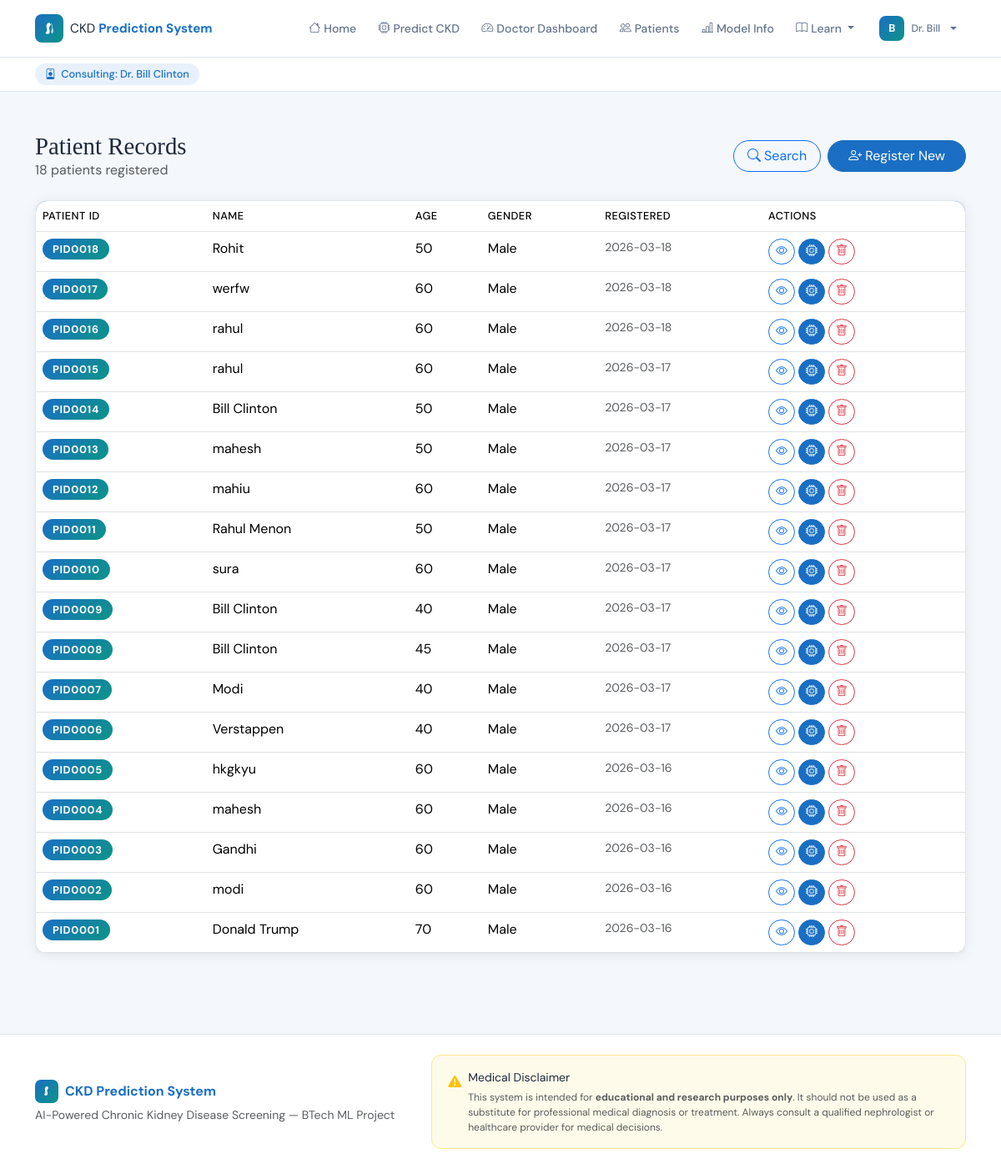
The page /patients (signed in) on the database its author committed.
### tables this page shows
CREATE TABLE doctors (
        did         TEXT PRIMARY KEY,
        name        TEXT NOT NULL,
        specialization TEXT,
        hospital    TEXT,
        email       TEXT UNIQUE NOT NULL,
        username    TEXT UNIQUE NOT NULL,
        password    TEXT NOT NULL,
        reg_date    TEXT
    );

CREATE TABLE patients (
        pid         TEXT PRIMARY KEY,
        doctor_id   TEXT,
        name        TEXT NOT NULL,
        age         INTEGER,
        gender      TEXT,
        reg_date    TEXT,
        FOREIGN KEY(doctor_id) REFERENCES doctors(did)
    );

### app.py (the view)
@app.route("/patients")
@doctor_required
def patients():
    doctor = current_doctor()
    all_p  = get_all_patients(doctor["did"])
    return render_template("patients.html", patients=all_p, doctor=doctor)

### app.py (called while the page is built)
def doctor_required(f):
    @wraps(f)
    def decorated(*args, **kwargs):
        if "doctor_id" not in session:
            flash("Doctor login required.", "warning")
            return redirect(url_for("doctor_login"))
        return f(*args, **kwargs)
    return decorated

def current_doctor():
    if "doctor_id" in session:
        from database import get_doctor_by_id
        return get_doctor_by_id(session["doctor_id"])
    return None

### database.py (called while the page is built)
def get_conn():
    conn = sqlite3.connect(DB)
    conn.row_factory = sqlite3.Row
    return conn

def get_doctor_by_id(did):
    conn = get_conn()
    row  = conn.execute("SELECT * FROM doctors WHERE did=?", (did,)).fetchone()
    conn.close()
    return dict(row) if row else None

def get_all_patients(doctor_id=None):
    conn = get_conn()
    rows = conn.execute("SELECT * FROM patients ORDER BY rowid DESC").fetchall()
    conn.close()
    return [dict(r) for r in rows]

### templates/patients.html (shortened to what this page needs)
{% extends "base.html" %}
{% block content %}
{% if doctor %}
<div class="consulting-bar">
  <div class="container">
    <span class="doc-chip">
      <i class="bi bi-person-badge"></i>
      Consulting: Dr. {{ doctor.name }}{% if doctor.specialization %} &nbsp;·&nbsp; {{ doctor.specialization }}{% endif %}
    </span>
  </div>
</div>
{% endif %}
<div class="container py-5">
  <div class="d-flex align-items-center justify-content-between mb-4 flex-wrap gap-3 fade-up">
    <div>
      <h2 class="section-title mb-0">Patient Records</h2>
      <p class="text-muted mb-0">{{ patients|length }} patient{{ 's' if patients|length != 1 }} registered</p>
    </div>
    <div class="d-flex gap-2">
      <a href="/search" class="btn btn-outline-primary rounded-pill px-3">
        <i class="bi bi-search me-1"></i>Search
      </a>
      <a href="/register" class="btn btn-primary rounded-pill px-4">
        <i class="bi bi-person-plus me-1"></i>Register New
      </a>
    </div>
  </div>
  {% if patients %}
  <div class="kg-card fade-up-2">
    <div class="table-responsive">
      <table class="table table-hover mb-0 kg-table">
        <thead><tr>
          <th>Patient ID</th><th>Name</th><th>Age</th><th>Gender</th><th>Registered</th><th>Actions</th>
        </tr></thead>
        <tbody>
        {% for p in patients %}
        <tr>
          <td><span class="pid-badge">{{ p.pid }}</span></td>
          <td class="fw-500">{{ p.name }}</td>
          <td>{{ p.age }}</td>
          <td>{{ p.gender or "—" }}</td>
          <td class="text-muted small">{{ p.reg_date }}</td>
          <td>
            <div class="d-flex gap-1">
              <a href="/patient/{{ p.pid }}" class="btn btn-sm btn-outline-primary rounded-pill" title="View Profile">
                <i class="bi bi-eye"></i>
              </a>
              <a href="/predict/{{ p.pid }}" class="btn btn-sm btn-primary rounded-pill" title="CKD Test">
                <i class="bi bi-cpu"></i>
              </a>
              <button class="btn btn-sm btn-outline-danger rounded-pill" title="Delete Patient"
                onclick="confirmDelete('{{ p.pid }}', '{{ p.name }}')">
                <i class="bi bi-trash"></i>
              </button>
            </div>
          </td>
        </tr>
        {% endfor %}
        </tbody>
      </table>
    </div>
  </div>
  {% endif %}
</div>
{% endblock %}

### templates/base.html (shortened to what this page needs)
<!DOCTYPE html>
<html lang="en">
<head>
<link href="https://cdn.jsdelivr.net/npm/bootstrap@5.3.2/dist/css/bootstrap.min.css" rel="stylesheet"/>
<link href="https://cdn.jsdelivr.net/npm/bootstrap-icons@1.11.3/font/bootstrap-icons.css" rel="stylesheet"/>
<link href="{{ url_for('static', filename='css/style.css') }}" rel="stylesheet"/>
</head>
<body>
<nav class="navbar navbar-expand-lg kg-nav sticky-top">
  <div class="container">
    <a class="navbar-brand d-flex align-items-center gap-2" href="/">
      <div class="brand-icon">
      </div>
      <span class="brand-text">CKD <strong>Prediction System</strong></span>
    </a>
    <div class="collapse navbar-collapse" id="nav">
      <ul class="navbar-nav ms-auto align-items-lg-center gap-1">
        <li class="nav-item"><a class="nav-link" href="/"><i class="bi bi-house me-1"></i>Home</a></li>
        <li class="nav-item"><a class="nav-link" href="/register"><i class="bi bi-cpu me-1"></i>Predict CKD</a></li>
        {% if doctor %}
        <li class="nav-item"><a class="nav-link" href="/dashboard"><i class="bi bi-speedometer2 me-1"></i>Doctor Dashboard</a></li>
        <li class="nav-item"><a class="nav-link" href="/patients"><i class="bi bi-people me-1"></i>Patients</a></li>
        {% endif %}
        <li class="nav-item"><a class="nav-link" href="/model-info"><i class="bi bi-bar-chart-line me-1"></i>Model Info</a></li>
        <li class="nav-item dropdown">
          <a class="nav-link dropdown-toggle" href="#" data-bs-toggle="dropdown">
            <i class="bi bi-book me-1"></i>Learn
          </a>
        </li>
        {% if doctor %}
        <li class="nav-item ms-lg-1 dropdown">
          <a class="nav-link dropdown-toggle d-flex align-items-center gap-2 ps-2" href="#" data-bs-toggle="dropdown">
            <div class="doc-avatar">{{ doctor.name[0].upper() }}</div>
            <span class="d-none d-lg-inline small fw-500">Dr. {{ doctor.name.split()[0] }}</span>
          </a>
        </li>
        {% else %}
        <li class="nav-item ms-lg-2">
          <a class="btn btn-outline-primary btn-sm px-3 rounded-pill" href="/doctor/login">
            <i class="bi bi-shield-lock me-1"></i>Admin Login
          </a>
        </li>
        {% endif %}
      </ul>
    </div>
  </div>
</nav>
<main>{% block content %}{% endblock %}</main>
<footer class="kg-footer mt-5 py-4">
  <div class="container">
    <div class="row align-items-center gy-3">
      <div class="col-lg-5">
        <div class="d-flex align-items-center gap-2 mb-1">
          <div class="brand-icon" style="width:28px;height:28px;border-radius:7px">
            <svg width="13" height="13" viewBox="0 0 24 24" fill="none">
              <path d="M12 2C9.5 2 7 4 7 7.5C7 10 8 12 8 14.5C8 17 6.5 19 5 20.5C6.5 21.5 8 22 9.5 22C11.5 22 13 20.5 13 18.5C13 16 12 14 12 11.5C12 9 13.5 7 15 5.5C14 3.5 13 2 12 2Z" fill="white"/>
            </svg>
          </div>
          <span style="font-weight:700;color:var(--primary)">CKD Prediction System</span>
        </div>
        <p class="text-muted small mb-0">AI-Powered Chronic Kidney Disease Screening — BTech ML Project</p>
      </div>
      <div class="col-lg-7">
        <div style="background:#fffbeb;border:1px solid #fde68a;border-radius:12px;padding:1rem 1.2rem">
          <div class="d-flex align-items-start gap-2">
            <i class="bi bi-exclamation-triangle-fill text-warning mt-1 flex-shrink-0"></i>
            <div>
              <div class="fw-600 small mb-1">Medical Disclaimer</div>
              <p class="text-muted mb-0" style="font-size:.75rem;line-height:1.5">
                This system is intended for <strong>educational and research purposes only</strong>. It should not be used as a substitute for professional medical diagnosis or treatment. Always consult a qualified nephrologist or healthcare provider for medical decisions.
              </p>
            </div>
          </div>
        </div>
      </div>
    </div>
  </div>
</footer>
</body>
</html>

### static/css/style.css (style rules this page uses)
:root { --primary: #1a6fc4; --primary-light: #e8f1fb; --teal: #0d9488; --teal-light:#e6f7f5; --danger: #dc2626; --warning: #d97706; --success: #16a34a; --bg: #f4f7fb; --card-bg: #ffffff; --text: #1e293b; --muted: #64748b; --border: #e2e8f0; --radius: 14px; --shadow: 0 2px 16px rgba(0,0,0,.07); --shadow-lg: 0 8px 32px rgba(0,0,0,.10); }
* { box-sizing: border-box; }
body { font-family:'DM Sans',sans-serif; background:var(--bg); color:var(--text); }
.kg-nav { background:#fff; border-bottom:1px solid var(--border); padding:.75rem 0; }
.brand-icon { width:34px;height:34px;background:linear-gradient(135deg,var(--primary),var(--teal)); border-radius:8px;display:flex;align-items:center;justify-content:center;color:#fff;font-size:1rem; }
.brand-text { font-size:.95rem;color:var(--text); }
.brand-text strong { color:var(--primary); }
.nav-link { color:var(--muted)!important;font-size:.875rem;font-weight:500;border-radius:8px;padding:.4rem .7rem!important;transition:all .2s; }
.kg-card { background:var(--card-bg);border-radius:var(--radius);box-shadow:var(--shadow);border:1px solid var(--border);transition:box-shadow .2s,transform .2s; }
.section-title { font-family:'Playfair Display',serif;font-size:1.8rem;color:var(--text); }
.btn-primary { background:var(--primary);border-color:var(--primary); }
.kg-table { border-radius:var(--radius);overflow:hidden;box-shadow:var(--shadow); }
.kg-table thead { background:linear-gradient(135deg,var(--primary),#2563eb);color:#fff; }
.kg-table thead th { font-weight:500;font-size:.8rem;letter-spacing:.04em;text-transform:uppercase; }
.pid-badge { background:linear-gradient(135deg,var(--primary),var(--teal));color:#fff; font-weight:700;font-size:.8rem;padding:.25rem .75rem;border-radius:999px;letter-spacing:.05em; }
.kg-footer { background:#fff;border-top:1px solid var(--border); }
.fade-up { animation:fadeUp .45s ease both; }
.fade-up-2 { animation:fadeUp .45s .1s ease both; }
.doc-avatar { width:30px;height:30px;background:linear-gradient(135deg,var(--primary),var(--teal)); border-radius:8px;display:flex;align-items:center;justify-content:center; color:#fff;font-size:.8rem;font-weight:700;flex-shrink:0; }
.consulting-bar { background:#fff;border-bottom:1px solid var(--border);padding:.45rem 0;font-size:.8rem; }
.consulting-bar .doc-chip { display:inline-flex;align-items:center;gap:.4rem; background:var(--primary-light);color:var(--primary);border-radius:999px; padding:.2rem .75rem;font-weight:500; }

### rows shown on the page
doctors: name "B", name "Bill", name "Bill Clinton"
patients: pid "PID0018", name "Rohit", age "50", gender "Male", reg_date "2026-03-18"
patients: pid "PID0017", name "werfw", age "60", gender "Male", reg_date "2026-03-18"
patients: pid "PID0016", name "rahul", age "60", gender "Male", reg_date "2026-03-18"
patients: pid "PID0015", name "rahul", age "60", gender "Male", reg_date "2026-03-17"
patients: pid "PID0014", name "Bill Clinton", age "50", gender "Male", reg_date "2026-03-17"
patients: pid "PID0013", name "mahesh", age "50", gender "Male", reg_date "2026-03-17"
patients: pid "PID0012", name "mahiu", age "60", gender "Male", reg_date "2026-03-17"
patients: pid "PID0011", name "Rahul Menon", age "50", gender "Male", reg_date "2026-03-17"
patients: pid "PID0010", name "sura", age "60", gender "Male", reg_date "2026-03-17"
patients: pid "PID0009", name "Bill Clinton", age "40", gender "Male", reg_date "2026-03-17"
patients: pid "PID0008", name "Bill Clinton", age "45", gender "Male", reg_date "2026-03-17"
patients: pid "PID0007", name "Modi", age "40", gender "Male", reg_date "2026-03-17"
patients: pid "PID0006", name "Verstappen", age "40", gender "Male", reg_date "2026-03-17"
patients: pid "PID0005", name "hkgkyu", age "60", gender "Male", reg_date "2026-03-16"
patients: pid "PID0004", name "mahesh", age "60", gender "Male", reg_date "2026-03-16"
patients: pid "PID0003", name "Gandhi", age "60", gender "Male", reg_date "2026-03-16"
patients: pid "PID0002", name "modi", age "60", gender "Male", reg_date "2026-03-16"
patients: pid "PID0001", name "Donald Trump", age "70", gender "Male", reg_date "2026-03-16"

### other values the page prints
{{ patients|length }} "18"
{{ 's' if patients|length != 1 }} "s"
